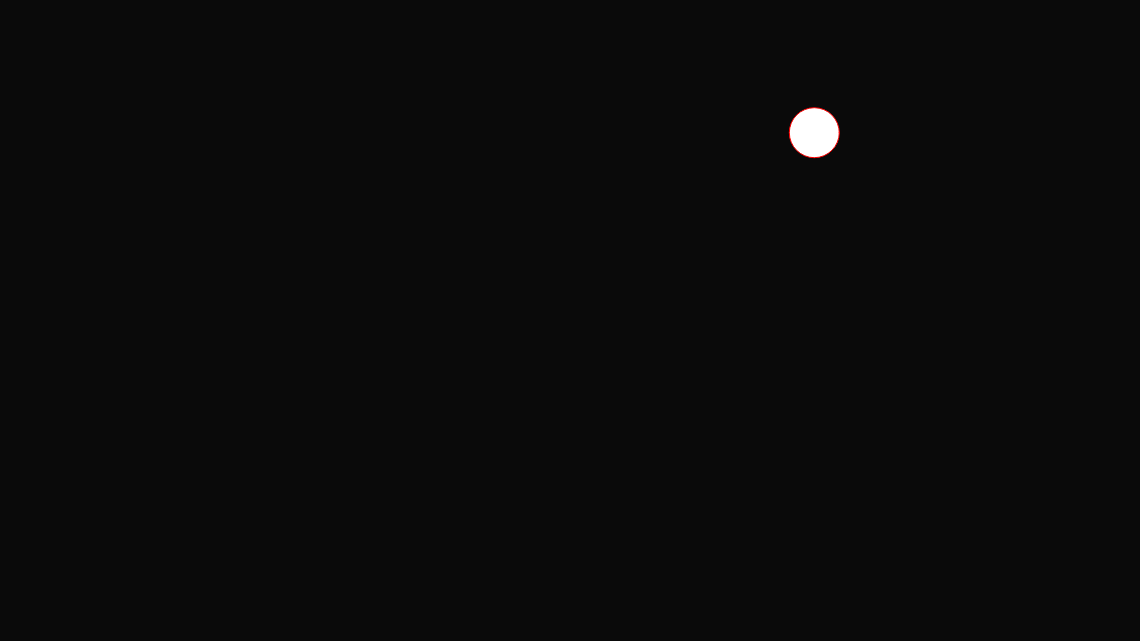
Frame 1 (no input)
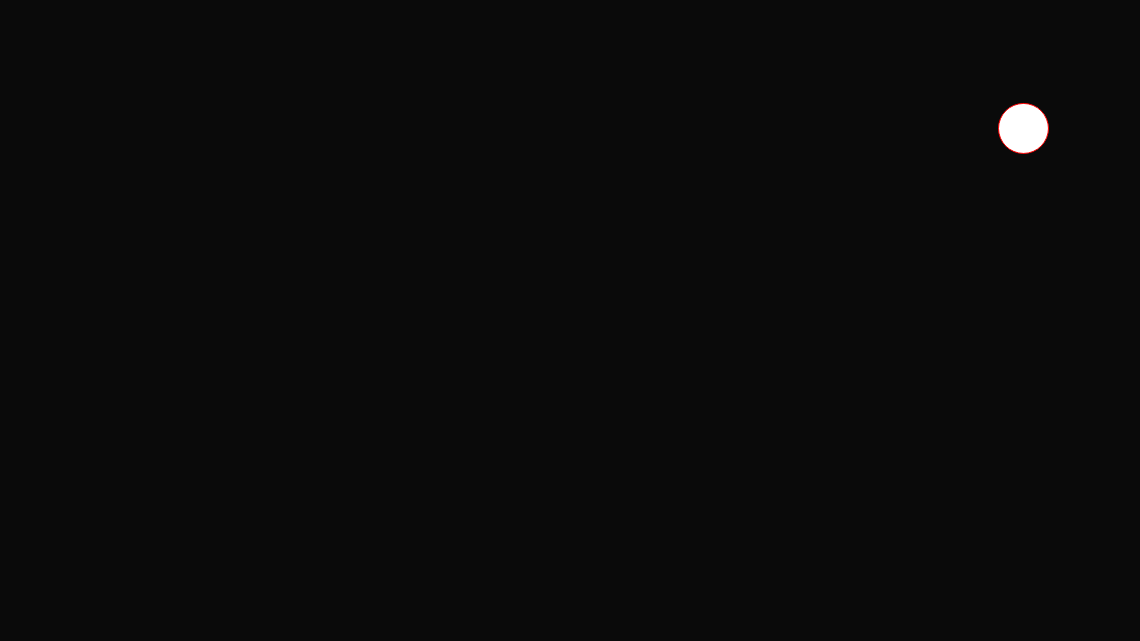
Frame 60 (no input)
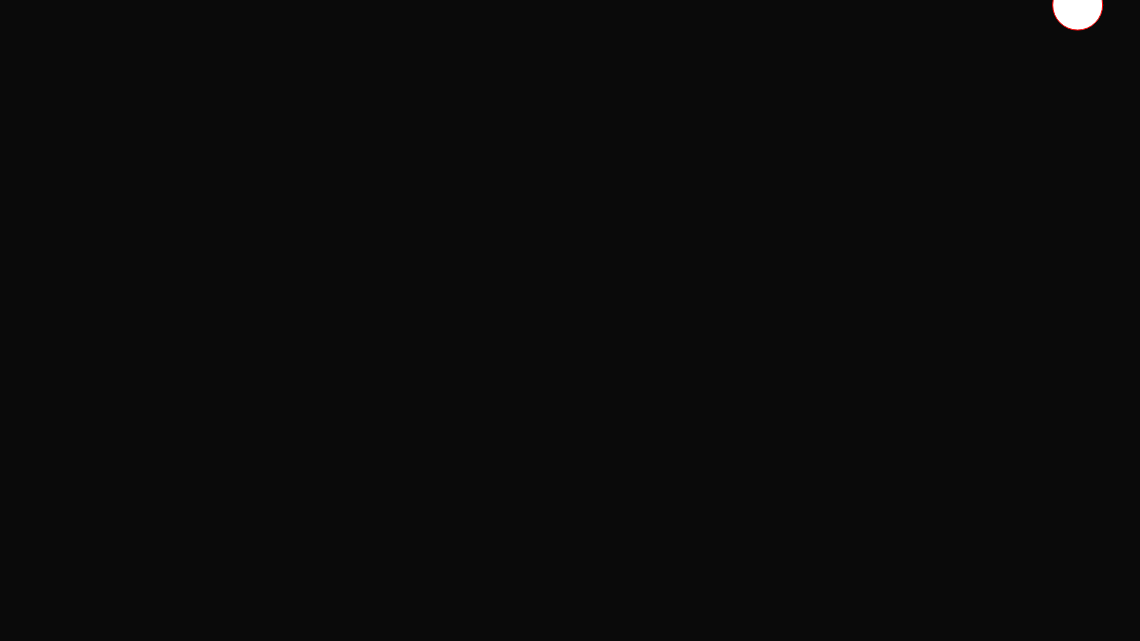
Frame 120 (the mouse pressed at the canvas centre since frame 60)

The p5.js sketch that drew these frames (run headless with seeded random() and noise() and a simulated clock; from frame 60 on, the mouse is pressed at the canvas centre):

// p5.js sketch
// ── sketch.js
function setup() {
	createCanvas(1140, 641);
}

function draw() {
	background(10);
	fill(255, 255, 255);
	stroke(255, 0, 0);
	ellipse(random(width), random(height), 50, 50);
}
